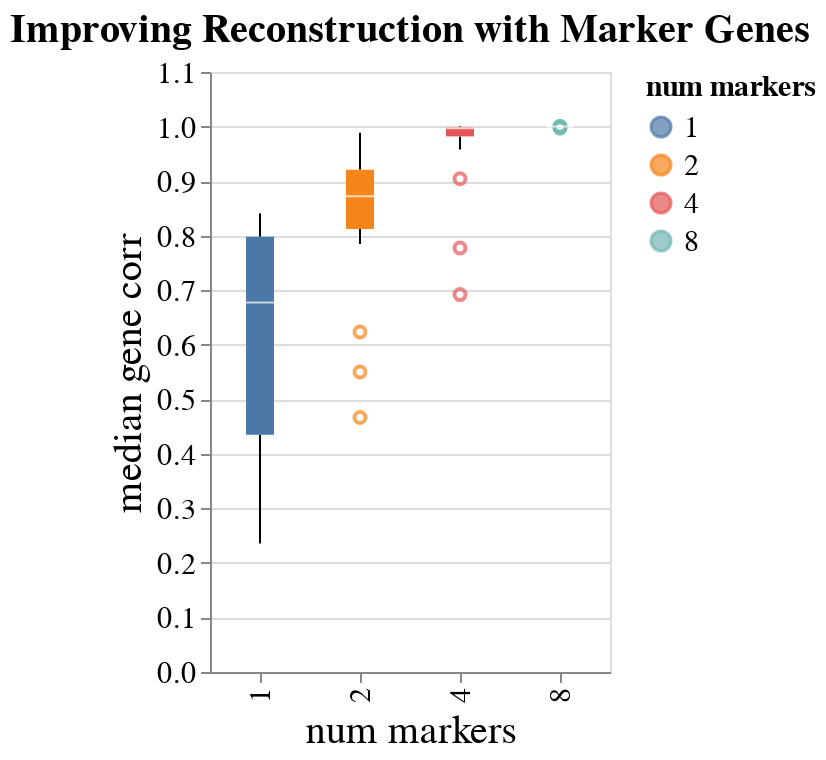

The notebook cell saved with this chart:
### Code cell
pl_width = 200
tit = 'Improving Reconstruction with Marker Genes'
base = alt.Chart(df_results_sl[['median gene corr', 'num markers']], title=tit, width=pl_width)
scale_y = alt.Scale(domain=[0.0,1.1])
pl_sl = base.mark_boxplot().encode(x='num markers:N', y=alt.Y('median gene corr:Q', scale=scale_y), color='num markers:N')

fname = os.path.join(outdir, 'reconstruction_corr_nmarkers.html')
to_paper(pl_sl).save(fname)

### Figure 1 — Vega-Lite specification as saved in the notebook (floating-point values rounded to 4 significant figures)
{"config": {"view": {"continuousWidth": 400, "continuousHeight": 300}, "axis": {"labelFontSize": 15, "titleFontSize": 20, "titleFontWeight": "normal"}, "legend": {"labelFontSize": 15, "titleFontSize": 15}, "title": {"fontSize": 20}}, "data": {"name": "data-5f157dc69e1d4e8d58a2041e2c326db8"}, "mark": "boxplot", "encoding": {"color": {"type": "nominal", "field": "num markers"}, "x": {"type": "nominal", "field": "num markers"}, "y": {"type": "quantitative", "field": "median gene corr", "scale": {"domain": [0.0, 1.1]}}}, "title": "Improving Reconstruction with Marker Genes", "width": 200, "$schema": "https://vega.github.io/schema/vega-lite/v4.8.1.json", "datasets": {"data-5f157dc69e1d4e8d58a2041e2c326db8": [{"median gene corr": 0.4095, "num markers": 1}, {"median gene corr": 0.8161, "num markers": 1}, {"median gene corr": 0.7821, "num markers": 1}, {"median gene corr": 0.8038, "num markers": 1}, {"median gene corr": 0.2357, "num markers": 1}, {"median gene corr": 0.6803, "num markers": 1}, {"median gene corr": 0.6525, "num markers": 1}, {"median gene corr": 0.7959, "num markers": 1}, {"median gene corr": 0.4833, "num markers": 1}, {"median gene corr": 0.6745, "num markers": 1}, {"median gene corr": 0.7064, "num markers": 1}, {"median gene corr": 0.5271, "num markers": 1}, {"median gene corr": 0.384, "num markers": 1}, {"median gene corr": 0.3173, "num markers": 1}, {"median gene corr": 0.8412, "num markers": 1}, {"median gene corr": 0.8234, "num markers": 1}, {"median gene corr": 0.8369, "num markers": 1}, {"median gene corr": 0.7851, "num markers": 1}, {"median gene corr": 0.4435, "num markers": 1}, {"median gene corr": 0.3555, "num markers": 1}, {"median gene corr": 0.8585, "num markers": 2}, {"median gene corr": 0.9887, "num markers": 2}, {"median gene corr": 0.8721, "num markers": 2}, {"median gene corr": 0.7845, "num markers": 2}, {"median gene corr": 0.8433, "num markers": 2}, {"median gene corr": 0.9382, "num markers": 2}, {"median gene corr": 0.8722, "num markers": 2}, {"median gene corr": 0.9728, "num markers": 2}, {"median gene corr": 0.4665, "num markers": 2}, {"median gene corr": 0.8734, "num markers": 2}, {"median gene corr": 0.865, "num markers": 2}, {"median gene corr": 0.963, "num markers": 2}, {"median gene corr": 0.6235, "num markers": 2}, {"median gene corr": 0.813, "num markers": 2}, {"median gene corr": 0.9152, "num markers": 2}, {"median gene corr": 0.8857, "num markers": 2}, {"median gene corr": 0.9628, "num markers": 2}, {"median gene corr": 0.9009, "num markers": 2}, {"median gene corr": 0.5499, "num markers": 2}, {"median gene corr": 0.8098, "num markers": 2}, {"median gene corr": 0.9834, "num markers": 4}, {"median gene corr": 0.958, "num markers": 4}, {"median gene corr": 1.0, "num markers": 4}, {"median gene corr": 0.9968, "num markers": 4}, {"median gene corr": 0.9995, "num markers": 4}, {"median gene corr": 0.9981, "num markers": 4}, {"median gene corr": 0.9776, "num markers": 4}, {"median gene corr": 0.9044, "num markers": 4}, {"median gene corr": 0.9982, "num markers": 4}, {"median gene corr": 0.9993, "num markers": 4}, {"median gene corr": 0.9923, "num markers": 4}, {"median gene corr": 0.9931, "num markers": 4}, {"median gene corr": 0.9978, "num markers": 4}, {"median gene corr": 1.0, "num markers": 4}, {"median gene corr": 0.6919, "num markers": 4}, {"median gene corr": 0.9989, "num markers": 4}, {"median gene corr": 1.0, "num markers": 4}, {"median gene corr": 0.9967, "num markers": 4}, {"median gene corr": 0.9971, "num markers": 4}, {"median gene corr": 0.7774, "num markers": 4}, {"median gene corr": 1.0, "num markers": 8}, {"median gene corr": 1.0, "num markers": 8}, {"median gene corr": 1.0, "num markers": 8}, {"median gene corr": 0.9998, "num markers": 8}, {"median gene corr": 1.0, "num markers": 8}, {"median gene corr": 1.0, "num markers": 8}, {"median gene corr": 1.0, "num markers": 8}, {"median gene corr": 1.0, "num markers": 8}, {"median gene corr": 0.9984, "num markers": 8}, {"median gene corr": 1.0, "num markers": 8}, {"median gene corr": 1.0, "num markers": 8}, {"median gene corr": 1.0, "num markers": 8}, {"median gene corr": 1.0, "num markers": 8}, {"median gene corr": 1.0, "num markers": 8}, {"median gene corr": 1.0, "num markers": 8}, {"median gene corr": 1.0, "num markers": 8}, {"median gene corr": 1.0, "num markers": 8}, {"median gene corr": 0.9969, "num markers": 8}, {"median gene corr": 1.0, "num markers": 8}, {"median gene corr": 1.0, "num markers": 8}]}}
